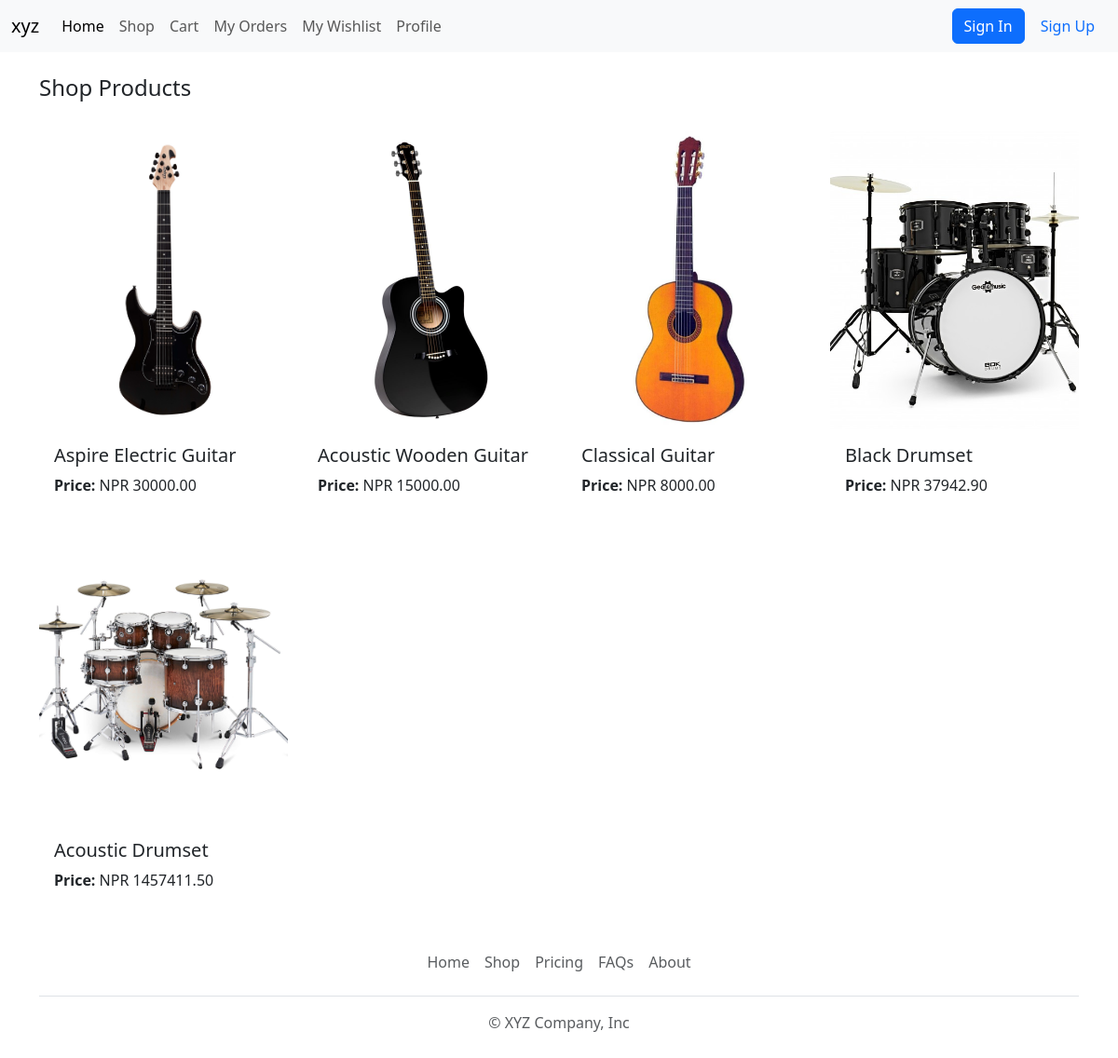
The app's page /shop/ with its own data.
### ecommerce/models.py (models this page shows, shortened)
class Product(models.Model):
    name = models.CharField(max_length = 500)
    image = models.FileField(upload_to='product_image/',null=True,blank=True)
    price = models.DecimalField(max_digits=10,decimal_places=2)
    quantity = models.IntegerField()
    description = models.TextField()

### ecommerce/views.py (the view)
# urls.py: path('shop/',shop),
def shop(request):
    products = Product.objects.all()
    return render(request,'frontend/shop.html',{'products':products})

### templates/frontend/shop.html (shortened to what this page needs)
{% extends "frontend/layout/main.html" %}
{% block content %}
<div class="container my-4">
    <h4>Shop Products</h4>
    <div class="row mt-3  g-3">
        {% for product in products %}
        <div class="col-lg-3">
          <a href="/product/{{product.id}}" style="text-decoration: none;">
            <div class="card border-0">
              {% if product.image %}
              <img src="{{ product.image.url }}" class="card-img-top"
                alt="{{ product.image }}" style="height: 40vh; object-fit:cover;">
              {% else %}
                <img src="https://upload.wikimedia.org/wikipedia/commons/8/84/Nothing_silhouette.jpg" style="height: 40vh; object-fit:cover;">
              {% endif %}
              <div class="card-body">
                <h5 class="card-title">{{ product.name }}</h5>
                <p class="card-text"><strong>Price: </strong>NPR {{ product.price }}</p>
              </div>
            </div>
          </a>
        </div>
        {% endfor %}
</div>
{% endblock %}

### templates/frontend/layout/main.html (shortened to what this page needs)
<!DOCTYPE html>
<html lang="en">
<head>
    <link href="https://cdn.jsdelivr.net/npm/bootstrap@5.3.3/dist/css/bootstrap.min.css" rel="stylesheet"
>
</head>
<body>
    <header>
        <nav class="navbar navbar-expand-lg bg-body-tertiary">
            <div class="container-fluid">
                <a class="navbar-brand" href="#">xyz</a>
                <div class="collapse navbar-collapse" id="navbarSupportedContent">
                    <ul class="navbar-nav me-auto mb-2 mb-lg-0">
                        <li class="nav-item">
                            <a class="nav-link active" aria-current="page" href="/">Home</a>
                        </li>
                        <li class="nav-item">
                            <a class="nav-link" href="/shop/">Shop</a>
                        </li>
                        <li class="nav-item">
                            <a class="nav-link" href="/cart/">Cart</a>
                        </li>
                        <li class="nav-item">
                            <a class="nav-link " href="/order/">My Orders</a>
                        </li>
                        <li class="nav-item">
                            <a class="nav-link" href="/wishlist/">My Wishlist</a>
                        </li>
                        <li class="nav-item">
                            <a class="nav-link" href="/profile/">Profile</a>
                        </li>
                    </ul>
                    {% if user.is_authenticated %}
                    <a class="btn btn-danger" href="/logout" >Logout</a>
                    {% else %}
                    <a class="btn btn-primary" href="/login/">Sign In</a>
                    <a class="btn text-primary ms-1" href="/register/">Sign Up</a>
                    {% endif %}
                </div>
            </div>
        </nav>
    </header>
    <main>
        {% block content %}{% endblock %}
    </main>
    <footer>
        <div class="container">
            <footer class="py-3 my-4">
                <ul class="nav justify-content-center border-bottom pb-3 mb-3">
                    <li class="nav-item"><a href="/" class="nav-link px-2 text-muted">Home</a></li>
                    <li class="nav-item"><a href="/shop/" class="nav-link px-2 text-muted">Shop</a></li>
                    <li class="nav-item"><a href="/cart/" class="nav-link px-2 text-muted">Pricing</a></li>
                    <li class="nav-item"><a href="#" class="nav-link px-2 text-muted">FAQs</a></li>
                    <li class="nav-item"><a href="#" class="nav-link px-2 text-muted">About</a></li>
                </ul>
                <p class="text-center text-muted">© XYZ Company, Inc</p>
            </footer>
        </div>
    </footer>
</body>
</html>

### records on screen
Product: image (picture), name "Aspire Electric Guitar", price "30000.00"
Product: image (picture), name "Acoustic Wooden Guitar", price "15000.00"
Product: image (picture), name "Classical Guitar", price "8000.00"
Product: image (picture), name "Black Drumset", price "37942.90"
Product: image (picture), name "Acoustic Drumset", price "1457411.50"
